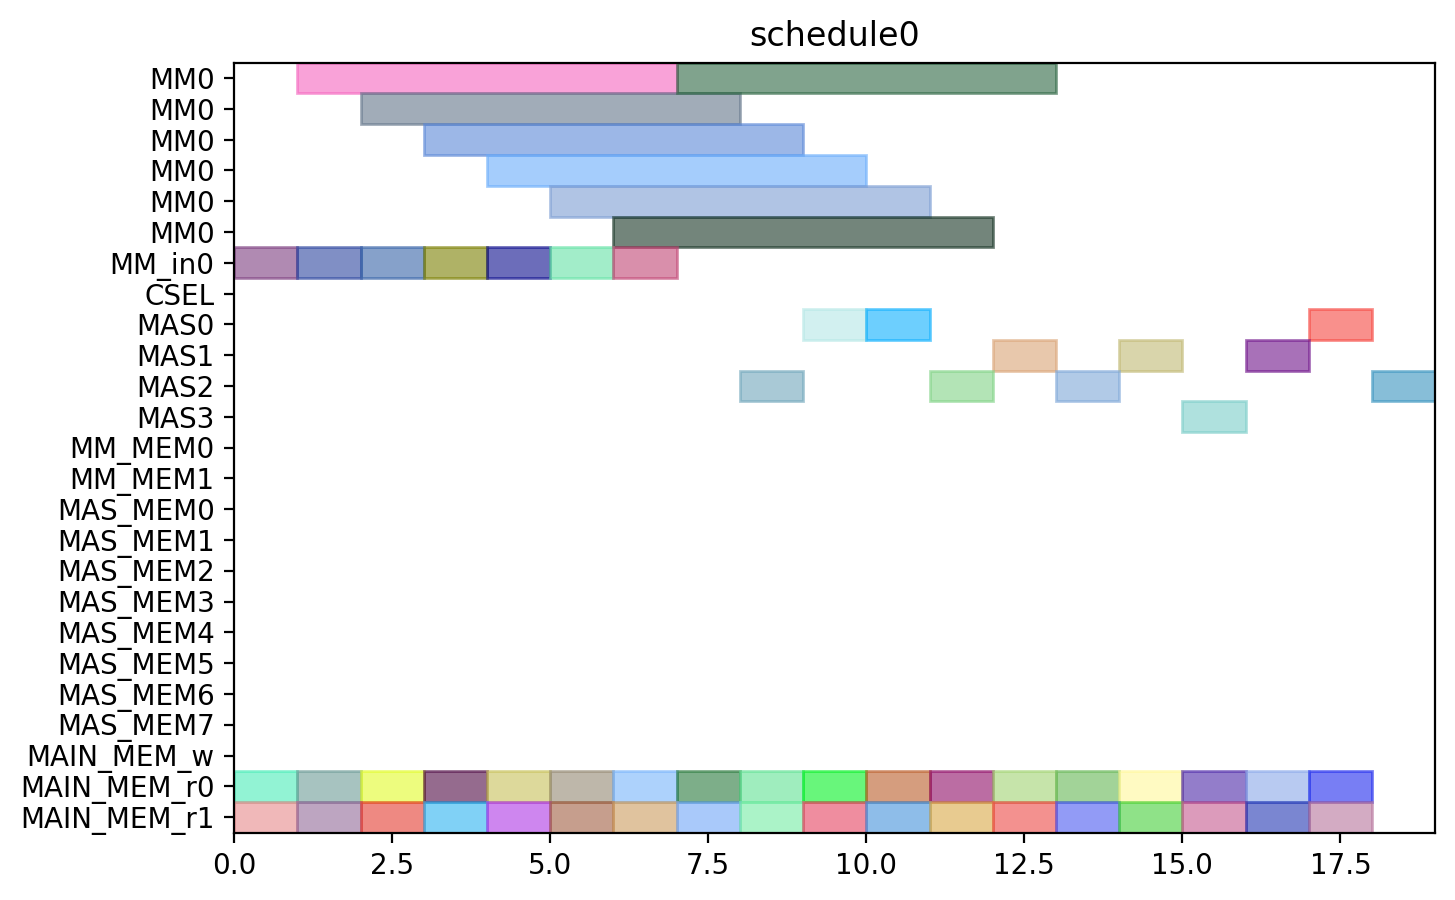

Source code (Python):
from pyschedule import Scenario, solvers, plotters, alt


def solve():
	horizon = 120
	S = Scenario("schedule0", horizon=horizon)

	# resource
	MM = S.Resources('MM', num=1, size=6)
	MM_in = S.Resources('MM_in', num=1)
	CSEL = S.Resource('CSEL')
	MAS = S.Resources('MAS', num=4, size=1, periods=range(1, horizon))
	MM_MEM = S.Resources('MM_MEM', num=2)
	MAS_MEM = S.Resources('MAS_MEM', num=8)
	MAIN_MEM_w = S.Resource('MAIN_MEM_w', size=1)
	MAIN_MEM_r = S.Resources('MAIN_MEM_r', num=2)

	# result of previous scheduling

	# new tasks
	t0_t0 = S.Task('t0_t0', length=1, delay_cost=1)
	t0_t0 += alt(MAS)
	t0_t0_mem0 = S.Task('t0_t0_mem0', length=1, delay_cost=1)
	t0_t0_mem0 += MAIN_MEM_r[0]
	S += t0_t0_mem0 <= t0_t0

	t0_t0_mem1 = S.Task('t0_t0_mem1', length=1, delay_cost=1)
	t0_t0_mem1 += MAIN_MEM_r[1]
	S += t0_t0_mem1 <= t0_t0

	t0_t1 = S.Task('t0_t1', length=1, delay_cost=1)
	t0_t1 += alt(MAS)
	t0_t1_mem0 = S.Task('t0_t1_mem0', length=1, delay_cost=1)
	t0_t1_mem0 += MAIN_MEM_r[0]
	S += t0_t1_mem0 <= t0_t1

	t0_t1_mem1 = S.Task('t0_t1_mem1', length=1, delay_cost=1)
	t0_t1_mem1 += MAIN_MEM_r[1]
	S += t0_t1_mem1 <= t0_t1

	t0_t3 = S.Task('t0_t3', length=6, delay_cost=1)
	t0_t3 += alt(MM)
	t0_t3_in = S.Task('t0_t3_in', length=1, delay_cost=1)
	t0_t3_in += alt(MM_in)
	S += t0_t3_in*MM_in[0]<=t0_t3*MM[0]
	t0_t3_mem0 = S.Task('t0_t3_mem0', length=1, delay_cost=1)
	t0_t3_mem0 += MAIN_MEM_r[0]
	S += t0_t3_mem0 <= t0_t3

	t0_t3_mem1 = S.Task('t0_t3_mem1', length=1, delay_cost=1)
	t0_t3_mem1 += MAIN_MEM_r[1]
	S += t0_t3_mem1 <= t0_t3

	t1_t0 = S.Task('t1_t0', length=1, delay_cost=1)
	t1_t0 += alt(MAS)
	t1_t0_mem0 = S.Task('t1_t0_mem0', length=1, delay_cost=1)
	t1_t0_mem0 += MAIN_MEM_r[0]
	S += t1_t0_mem0 <= t1_t0

	t1_t0_mem1 = S.Task('t1_t0_mem1', length=1, delay_cost=1)
	t1_t0_mem1 += MAIN_MEM_r[1]
	S += t1_t0_mem1 <= t1_t0

	t1_t1 = S.Task('t1_t1', length=1, delay_cost=1)
	t1_t1 += alt(MAS)
	t1_t1_mem0 = S.Task('t1_t1_mem0', length=1, delay_cost=1)
	t1_t1_mem0 += MAIN_MEM_r[0]
	S += t1_t1_mem0 <= t1_t1

	t1_t1_mem1 = S.Task('t1_t1_mem1', length=1, delay_cost=1)
	t1_t1_mem1 += MAIN_MEM_r[1]
	S += t1_t1_mem1 <= t1_t1

	t1_t3 = S.Task('t1_t3', length=6, delay_cost=1)
	t1_t3 += alt(MM)
	t1_t3_in = S.Task('t1_t3_in', length=1, delay_cost=1)
	t1_t3_in += alt(MM_in)
	S += t1_t3_in*MM_in[0]<=t1_t3*MM[0]
	t1_t3_mem0 = S.Task('t1_t3_mem0', length=1, delay_cost=1)
	t1_t3_mem0 += MAIN_MEM_r[0]
	S += t1_t3_mem0 <= t1_t3

	t1_t3_mem1 = S.Task('t1_t3_mem1', length=1, delay_cost=1)
	t1_t3_mem1 += MAIN_MEM_r[1]
	S += t1_t3_mem1 <= t1_t3

	t2_t2 = S.Task('t2_t2', length=1, delay_cost=1)
	t2_t2 += alt(MAS)
	t2_t2_mem0 = S.Task('t2_t2_mem0', length=1, delay_cost=1)
	t2_t2_mem0 += MAIN_MEM_r[0]
	S += t2_t2_mem0 <= t2_t2

	t2_t2_mem1 = S.Task('t2_t2_mem1', length=1, delay_cost=1)
	t2_t2_mem1 += MAIN_MEM_r[1]
	S += t2_t2_mem1 <= t2_t2

	t5_t0 = S.Task('t5_t0', length=6, delay_cost=1)
	t5_t0 += alt(MM)
	t5_t0_in = S.Task('t5_t0_in', length=1, delay_cost=1)
	t5_t0_in += alt(MM_in)
	S += t5_t0_in*MM_in[0]<=t5_t0*MM[0]
	t5_t0_mem0 = S.Task('t5_t0_mem0', length=1, delay_cost=1)
	t5_t0_mem0 += MAIN_MEM_r[0]
	S += t5_t0_mem0 <= t5_t0

	t5_t0_mem1 = S.Task('t5_t0_mem1', length=1, delay_cost=1)
	t5_t0_mem1 += MAIN_MEM_r[1]
	S += t5_t0_mem1 <= t5_t0

	t5_t1 = S.Task('t5_t1', length=6, delay_cost=1)
	t5_t1 += alt(MM)
	t5_t1_in = S.Task('t5_t1_in', length=1, delay_cost=1)
	t5_t1_in += alt(MM_in)
	S += t5_t1_in*MM_in[0]<=t5_t1*MM[0]
	t5_t1_mem0 = S.Task('t5_t1_mem0', length=1, delay_cost=1)
	t5_t1_mem0 += MAIN_MEM_r[0]
	S += t5_t1_mem0 <= t5_t1

	t5_t1_mem1 = S.Task('t5_t1_mem1', length=1, delay_cost=1)
	t5_t1_mem1 += MAIN_MEM_r[1]
	S += t5_t1_mem1 <= t5_t1

	t5_t2 = S.Task('t5_t2', length=1, delay_cost=1)
	t5_t2 += alt(MAS)
	t5_t2_mem0 = S.Task('t5_t2_mem0', length=1, delay_cost=1)
	t5_t2_mem0 += MAIN_MEM_r[0]
	S += t5_t2_mem0 <= t5_t2

	t5_t2_mem1 = S.Task('t5_t2_mem1', length=1, delay_cost=1)
	t5_t2_mem1 += MAIN_MEM_r[1]
	S += t5_t2_mem1 <= t5_t2

	t5_t3 = S.Task('t5_t3', length=1, delay_cost=1)
	t5_t3 += alt(MAS)
	t5_t3_mem0 = S.Task('t5_t3_mem0', length=1, delay_cost=1)
	t5_t3_mem0 += MAIN_MEM_r[0]
	S += t5_t3_mem0 <= t5_t3

	t5_t3_mem1 = S.Task('t5_t3_mem1', length=1, delay_cost=1)
	t5_t3_mem1 += MAIN_MEM_r[1]
	S += t5_t3_mem1 <= t5_t3

	t7_t0 = S.Task('t7_t0', length=1, delay_cost=1)
	t7_t0 += alt(MAS)
	t7_t0_mem0 = S.Task('t7_t0_mem0', length=1, delay_cost=1)
	t7_t0_mem0 += MAIN_MEM_r[0]
	S += t7_t0_mem0 <= t7_t0

	t7_t0_mem1 = S.Task('t7_t0_mem1', length=1, delay_cost=1)
	t7_t0_mem1 += MAIN_MEM_r[1]
	S += t7_t0_mem1 <= t7_t0

	t7_t1 = S.Task('t7_t1', length=1, delay_cost=1)
	t7_t1 += alt(MAS)
	t7_t1_mem0 = S.Task('t7_t1_mem0', length=1, delay_cost=1)
	t7_t1_mem0 += MAIN_MEM_r[0]
	S += t7_t1_mem0 <= t7_t1

	t7_t1_mem1 = S.Task('t7_t1_mem1', length=1, delay_cost=1)
	t7_t1_mem1 += MAIN_MEM_r[1]
	S += t7_t1_mem1 <= t7_t1

	t7_t3 = S.Task('t7_t3', length=6, delay_cost=1)
	t7_t3 += alt(MM)
	t7_t3_in = S.Task('t7_t3_in', length=1, delay_cost=1)
	t7_t3_in += alt(MM_in)
	S += t7_t3_in*MM_in[0]<=t7_t3*MM[0]
	t7_t3_mem0 = S.Task('t7_t3_mem0', length=1, delay_cost=1)
	t7_t3_mem0 += MAIN_MEM_r[0]
	S += t7_t3_mem0 <= t7_t3

	t7_t3_mem1 = S.Task('t7_t3_mem1', length=1, delay_cost=1)
	t7_t3_mem1 += MAIN_MEM_r[1]
	S += t7_t3_mem1 <= t7_t3

	t10_t0 = S.Task('t10_t0', length=6, delay_cost=1)
	t10_t0 += alt(MM)
	t10_t0_in = S.Task('t10_t0_in', length=1, delay_cost=1)
	t10_t0_in += alt(MM_in)
	S += t10_t0_in*MM_in[0]<=t10_t0*MM[0]
	t10_t0_mem0 = S.Task('t10_t0_mem0', length=1, delay_cost=1)
	t10_t0_mem0 += MAIN_MEM_r[0]
	S += t10_t0_mem0 <= t10_t0

	t10_t0_mem1 = S.Task('t10_t0_mem1', length=1, delay_cost=1)
	t10_t0_mem1 += MAIN_MEM_r[1]
	S += t10_t0_mem1 <= t10_t0

	t10_t1 = S.Task('t10_t1', length=6, delay_cost=1)
	t10_t1 += alt(MM)
	t10_t1_in = S.Task('t10_t1_in', length=1, delay_cost=1)
	t10_t1_in += alt(MM_in)
	S += t10_t1_in*MM_in[0]<=t10_t1*MM[0]
	t10_t1_mem0 = S.Task('t10_t1_mem0', length=1, delay_cost=1)
	t10_t1_mem0 += MAIN_MEM_r[0]
	S += t10_t1_mem0 <= t10_t1

	t10_t1_mem1 = S.Task('t10_t1_mem1', length=1, delay_cost=1)
	t10_t1_mem1 += MAIN_MEM_r[1]
	S += t10_t1_mem1 <= t10_t1

	t10_t2 = S.Task('t10_t2', length=1, delay_cost=1)
	t10_t2 += alt(MAS)
	t10_t2_mem0 = S.Task('t10_t2_mem0', length=1, delay_cost=1)
	t10_t2_mem0 += MAIN_MEM_r[0]
	S += t10_t2_mem0 <= t10_t2

	t10_t2_mem1 = S.Task('t10_t2_mem1', length=1, delay_cost=1)
	t10_t2_mem1 += MAIN_MEM_r[1]
	S += t10_t2_mem1 <= t10_t2

	t10_t3 = S.Task('t10_t3', length=1, delay_cost=1)
	t10_t3 += alt(MAS)
	t10_t3_mem0 = S.Task('t10_t3_mem0', length=1, delay_cost=1)
	t10_t3_mem0 += MAIN_MEM_r[0]
	S += t10_t3_mem0 <= t10_t3

	t10_t3_mem1 = S.Task('t10_t3_mem1', length=1, delay_cost=1)
	t10_t3_mem1 += MAIN_MEM_r[1]
	S += t10_t3_mem1 <= t10_t3

	solvers.mip.solve(S,msg=1,kind='CPLEX',ratio_gap=1.01)

	solution = [['hoge']*len(S.solution()[1]) for i in range(len(S.solution()))]
	for i in range(len(S.solution())):
		for j in range(len(S.solution()[i])):
			solution[i][j]=str(S.solution()[i][j])
	print(solution)

	cycles = int(solution[-1][3])

	pic_file_name = "/home/mfukuda/ABE/multiRAM_multiMAS_16mux/scheduling_result/stage6MM1_stage1MAS4/EP2_DBL_w_EVAL/schedule0.png"
	if(S.solution() != []):
		plotters.matplotlib.plot(S,img_filename=pic_file_name, show_task_labels=False, fig_size=(cycles*0.25+3, 5))

	return solution
